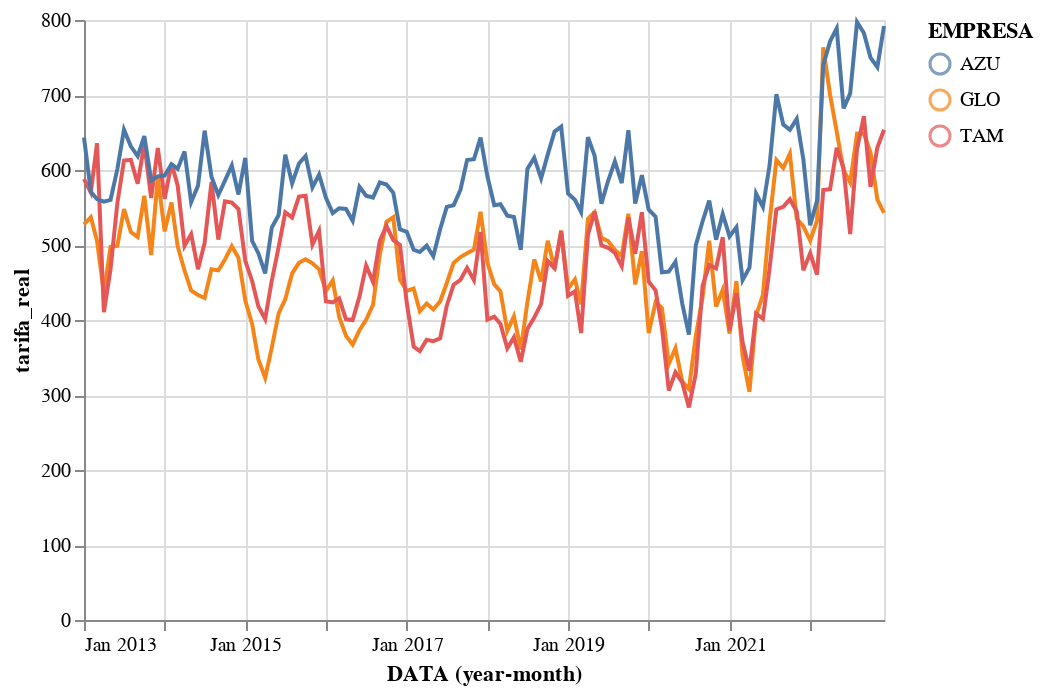

Notebook cell for this chart:
### Code cell
base = alt.Chart(data_by_cia).encode(x='yearmonth(DATA):T')

columns = sorted(data_by_cia.EMPRESA.unique())
selection = alt.selection_single(
    fields=['DATA'], nearest=True, on='mouseover', empty='none', clear='mouseout'
)
lines = base.mark_line().encode(y='tarifa_real:Q', color='EMPRESA:N')
points = lines.mark_point().transform_filter(selection)

rule = base.transform_pivot(
    'EMPRESA', value='tarifa_real', groupby=['DATA']
).mark_rule().encode(
    opacity=alt.condition(selection, alt.value(0.3), alt.value(0)),
    tooltip=[alt.Tooltip(c, type='quantitative') for c in columns]
).add_selection(selection)

lines + points + rule

### Figure 1 — Vega-Lite specification as saved in the notebook (floating-point values rounded to 4 significant figures; data arrays with more than 128 entries replaced by an {"elided": "..."} marker saying what was removed)
{"config": {"view": {"continuousWidth": 400, "continuousHeight": 300}}, "layer": [{"mark": "line", "encoding": {"color": {"field": "EMPRESA", "type": "nominal"}, "x": {"field": "DATA", "timeUnit": "yearmonth", "type": "temporal"}, "y": {"field": "tarifa_real", "type": "quantitative"}}}, {"mark": "point", "encoding": {"color": {"field": "EMPRESA", "type": "nominal"}, "x": {"field": "DATA", "timeUnit": "yearmonth", "type": "temporal"}, "y": {"field": "tarifa_real", "type": "quantitative"}}, "transform": [{"filter": {"selection": "selector010"}}]}, {"mark": "rule", "encoding": {"opacity": {"condition": {"value": 0.3, "selection": "selector010"}, "value": 0}, "tooltip": [{"field": "AZU", "type": "quantitative"}, {"field": "GLO", "type": "quantitative"}, {"field": "TAM", "type": "quantitative"}], "x": {"field": "DATA", "timeUnit": "yearmonth", "type": "temporal"}}, "selection": {"selector010": {"type": "single", "fields": ["DATA"], "nearest": true, "on": "mouseover", "empty": "none", "clear": "mouseout"}}, "transform": [{"pivot": "EMPRESA", "value": "tarifa_real", "groupby": ["DATA"]}]}], "data": {"name": "data-041a54d500e884a6035435fba0aef5a6"}, "$schema": "https://vega.github.io/schema/vega-lite/v4.17.0.json", "datasets": {"data-041a54d500e884a6035435fba0aef5a6": {"elided": "360 records"}}}
